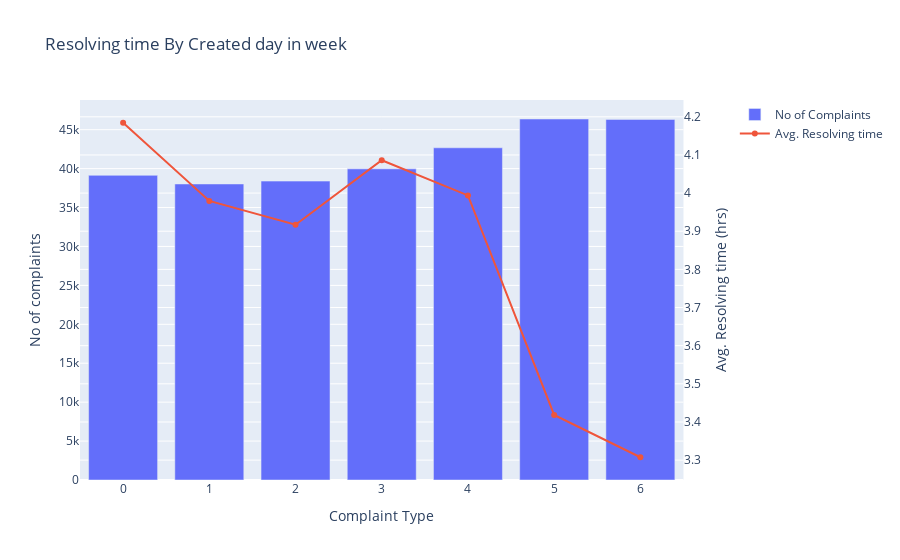

Notebook source saved alongside this figure:
### Code cell
fig = make_subplots(specs=[[{"secondary_y": True}]])

# Add traces
fig.add_trace(
    go.Bar(x=day['Created day'], y=day['count'], name="No of Complaints"),
    secondary_y=False,
)

fig.add_trace(
    go.Line(x=day['Created day'], y=day['resolved_time'], name="Avg. Resolving time"),
    secondary_y=True,
)

# Add figure title
fig.update_layout(
    title_text="Resolving time By Created day in week"
)

# Set x-axis title
fig.update_xaxes(title_text="Complaint Type")

# Set y-axes titles
fig.update_yaxes(title_text="No of complaints", secondary_y=False)
fig.update_yaxes(title_text="Avg. Resolving time (hrs)", secondary_y=True)

fig.show()

### Figure 1 — Plotly figure (JSON) as saved in the notebook; plotly's stock layout.template omitted (floating-point values rounded to 4 significant figures)
{"data": [{"name": "No of Complaints", "type": "bar", "x": [0, 1, 2, 3, 4, 5, 6], "xaxis": "x", "y": [39135, 38026, 38392, 39967, 42674, 46372, 46317], "yaxis": "y"}, {"name": "Avg. Resolving time", "type": "scatter", "x": [0, 1, 2, 3, 4, 5, 6], "xaxis": "x", "y": [4.184, 3.98, 3.917, 4.086, 3.994, 3.418, 3.308], "yaxis": "y2"}], "layout": {"title": {"text": "Resolving time By Created day in week"}, "xaxis": {"anchor": "y", "domain": [0, 0.94], "title": {"text": "Complaint Type"}}, "yaxis": {"anchor": "x", "domain": [0, 1], "title": {"text": "No of complaints"}}, "yaxis2": {"anchor": "x", "overlaying": "y", "side": "right", "title": {"text": "Avg. Resolving time (hrs)"}}}}
